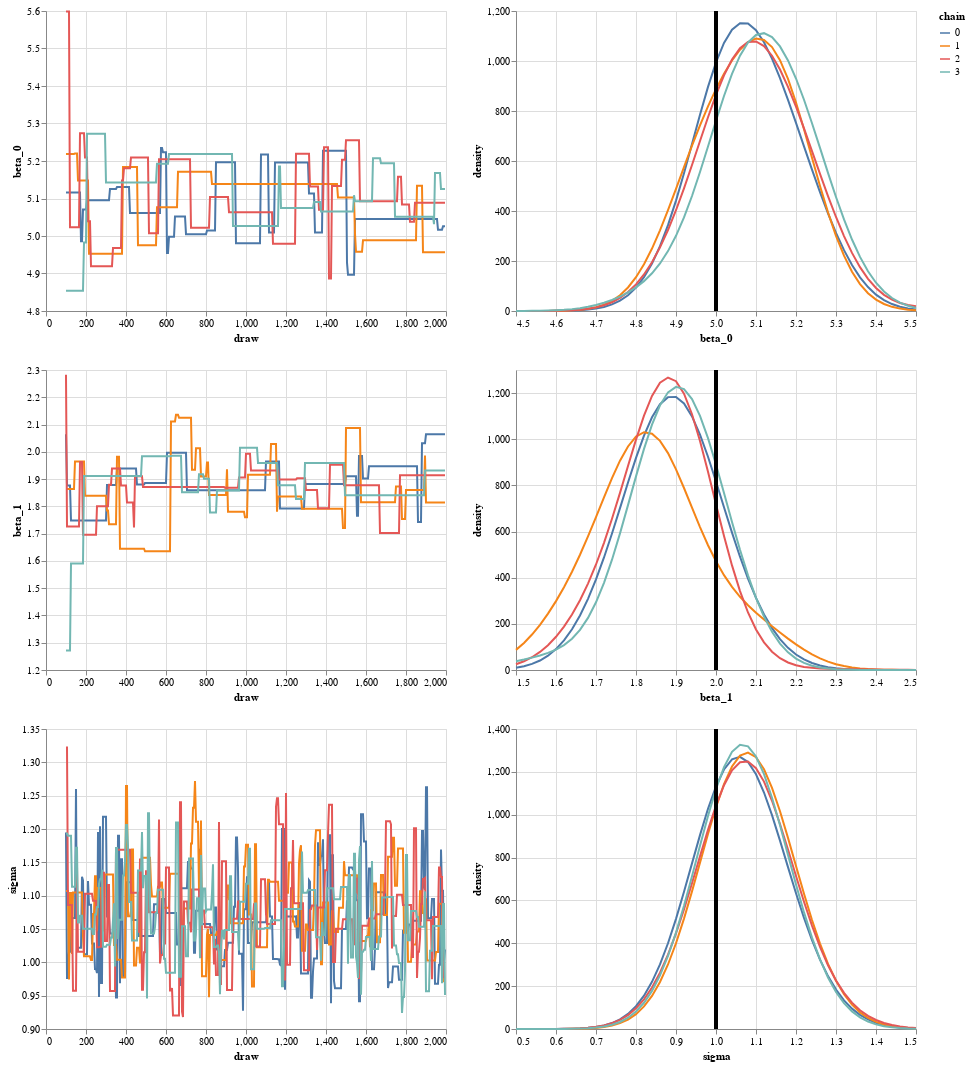

The cell this chart's notebook holds for it:
### Code cell
summary_chart

### Figure 1 — Vega-Lite specification as saved in the notebook (floating-point values rounded to 4 significant figures; data arrays with more than 128 entries replaced by an {"elided": "..."} marker saying what was removed)
{"config": {"view": {"continuousWidth": 400, "continuousHeight": 300}}, "vconcat": [{"hconcat": [{"mark": "line", "encoding": {"color": {"field": "chain", "type": "nominal"}, "x": {"field": "draw", "type": "quantitative"}, "y": {"field": "beta_0", "scale": {"zero": false}, "type": "quantitative"}}}, {"layer": [{"mark": "line", "encoding": {"color": {"field": "chain", "type": "nominal"}, "x": {"field": "value", "title": "beta_0", "type": "quantitative"}, "y": {"field": "density", "type": "quantitative"}}, "transform": [{"density": "beta_0", "bandwidth": 0.1, "counts": true, "extent": [4.5, 5.5], "groupby": ["chain"], "steps": 50}]}, {"mark": {"type": "rule", "size": 3}, "encoding": {"x": {"datum": 5.0}}}]}], "data": {"name": "data-1af8c483fcb6c2b140b8fd1899ae3cbf"}}, {"hconcat": [{"mark": "line", "encoding": {"color": {"field": "chain", "type": "nominal"}, "x": {"field": "draw", "type": "quantitative"}, "y": {"field": "beta_1", "scale": {"zero": false}, "type": "quantitative"}}}, {"layer": [{"mark": "line", "encoding": {"color": {"field": "chain", "type": "nominal"}, "x": {"field": "value", "title": "beta_1", "type": "quantitative"}, "y": {"field": "density", "type": "quantitative"}}, "transform": [{"density": "beta_1", "bandwidth": 0.1, "counts": true, "extent": [1.5, 2.5], "groupby": ["chain"], "steps": 50}]}, {"mark": {"type": "rule", "size": 3}, "encoding": {"x": {"datum": 2.0}}}]}], "data": {"name": "data-1af8c483fcb6c2b140b8fd1899ae3cbf"}}, {"hconcat": [{"mark": "line", "encoding": {"color": {"field": "chain", "type": "nominal"}, "x": {"field": "draw", "type": "quantitative"}, "y": {"field": "sigma", "scale": {"zero": false}, "type": "quantitative"}}}, {"layer": [{"mark": "line", "encoding": {"color": {"field": "chain", "type": "nominal"}, "x": {"field": "value", "title": "sigma", "type": "quantitative"}, "y": {"field": "density", "type": "quantitative"}}, "transform": [{"density": "sigma", "bandwidth": 0.1, "counts": true, "extent": [0.5, 1.5], "groupby": ["chain"], "steps": 50}]}, {"mark": {"type": "rule", "size": 3}, "encoding": {"x": {"datum": 1.0}}}]}], "data": {"name": "data-1af8c483fcb6c2b140b8fd1899ae3cbf"}}], "$schema": "https://vega.github.io/schema/vega-lite/v4.17.0.json", "datasets": {"data-1af8c483fcb6c2b140b8fd1899ae3cbf": {"elided": "1520 records"}}}
